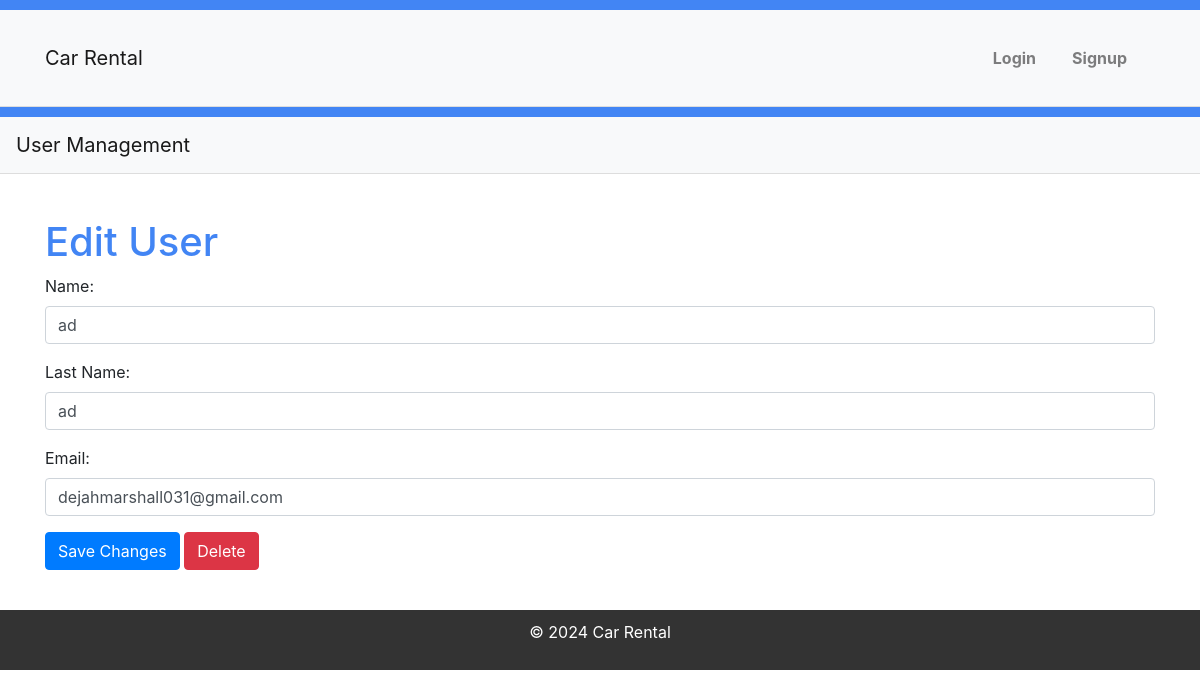
Before: /car-rental2/pages/admin_pages/edit-user.php?id=34 with the older database file.
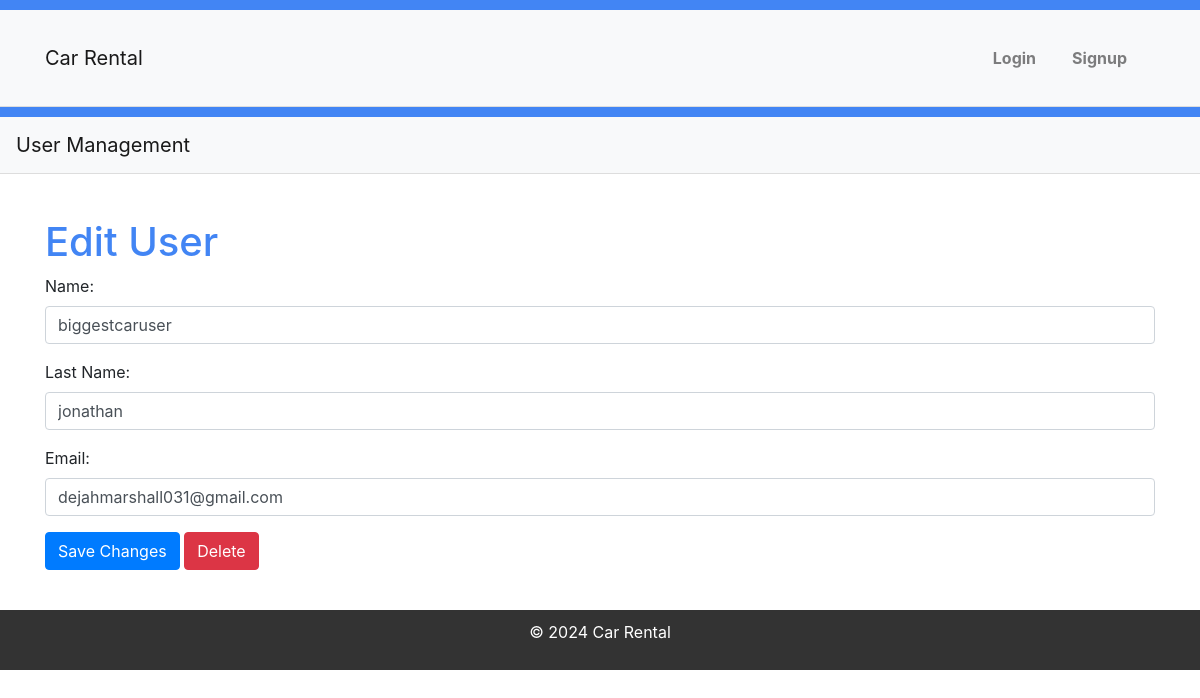
After: the same page with the newer database file.
### tables this page shows
CREATE TABLE `customers` (
  `CustomerID` int(11) NOT NULL,
  `name` varchar(255) NOT NULL,
  `LastName` varchar(255) NOT NULL,
  `Address` varchar(255) NOT NULL,
  `LicenseNumber` varchar(20) NOT NULL,
  `PhoneNumber` varchar(15) NOT NULL,
  `email` varchar(255) NOT NULL,
  `password` varchar(255) NOT NULL,
  `country` varchar(255) DEFAULT NULL,
  `adress` int(11) NOT NULL
);

### car-rental2/classes/Admin.php (called while the page is built, shortened)
<?php
require_once('Database.php');
class Admin {
    private $db;
    public function __construct(Database $database) {
        $this->db = $database;
    }
    public function getUserById($userID) {
        $sql = "SELECT * FROM customers WHERE CustomerID = ?";
        $result = $this->db->query($sql, [$userID]);
        if ($result instanceof PDOStatement && $result->rowCount() > 0) {
            $user = $result->fetch(PDO::FETCH_ASSOC);
            return $user;
        } else {
            return null;
        }
    }
}
?>

### car-rental2/classes/Database.php (called while the page is built, shortened)
<?php
class Database {
    private $conn;
    public function __construct() {
        try {
            $dsn = "mysql:host=" . DB_HOST . ";dbname=" . DB_NAME . ";port=" . DB_PORT;
            $options = [
                PDO::ATTR_ERRMODE            => PDO::ERRMODE_EXCEPTION,
                PDO::ATTR_DEFAULT_FETCH_MODE => PDO::FETCH_ASSOC,
                PDO::ATTR_EMULATE_PREPARES   => false,
            ];
            $this->conn = new PDO($dsn, DB_USER, DB_PASSWORD, $options);
        } catch (PDOException $e) {
            die("Connection failed: " . $e->getMessage());
        }
    }
    public function query($sql, $params = []) {
        $stmt = $this->conn->prepare($sql);
        $stmt->execute($params);
        return $stmt;
    }
}
?>

### car-rental2/pages/admin_pages/edit-user.php (the view, shortened to what this page needs)
<?php
require_once('../../classes/Admin.php');
$admin = new Admin($database);
if (isset($_GET['id'])) {
    $editUserID = $_GET['id'];
$user = $admin->getUserById($editUserID);
if ($user !== null) {
    $name = $user['name'];
    $lastName = $user['LastName'];
    $email = $user['email'];
} else {
    echo 'Invalid user ID';
    exit();
}
}
?>
<!DOCTYPE html>
<html lang="en">
<head>
    <link rel="stylesheet" href="../../assets/css/style.css">
</head>
<body>
<?php include('../../includes/header.php'); ?>
<nav class="navbar navbar-expand-lg navbar-light bg-light">
    <a class="navbar-brand" href="#">User Management</a>
</nav>
<div class="container">
    <h1 class="mt-4">Edit User</h1>
    <form action="edit-user.php?id=<?php echo $editUserID; ?>" method="post">
        <div class="form-group">
            <label for="name">Name:</label>
            <input type="text" name="name" class="form-control" value="<?php echo $name; ?>" required>
        </div>
        <div class="form-group">
            <label for="lastName">Last Name:</label>
            <input type="text" name="lastName" class="form-control" value="<?php echo $lastName; ?>" required>
        </div>
        <div class="form-group">
            <label for="email">Email:</label>
            <input type="email" name="email" class="form-control" value="<?php echo $email; ?>" required>
        </div>
        <button type="submit" name="updateUser" class="btn btn-primary">Save Changes</button>
        <button type="submit" name="deleteUser" class="btn btn-danger" onclick="return confirm('Are you sure you want to delete this user?')">Delete</button>
    </form>
</div>
<?php include('../../includes/footer.php'); ?>
</body>
</html>

Changed rows visible on the page:
changed customers "dejahmarshall031@gmail.com": name "ad" → "biggestcaruser"; lastName "ad" → "jonathan"
